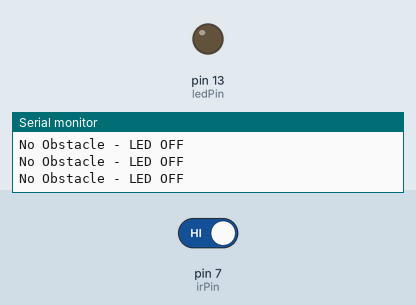
Recording of a sketch running on a simulated Arduino Uno, built with avr-gcc and run on an emulated ATmega328P. Shown: output pins drawn as LEDs (lit = HIGH), the last lines printed to the serial monitor. The inputs (shaded band) are chosen by the test bench; at power-on: pin 7 (irPin) HIGH.

Above: at 1.8 s.
1.9 s: pin 7 (irPin) driven LOW
At 2.8 s:
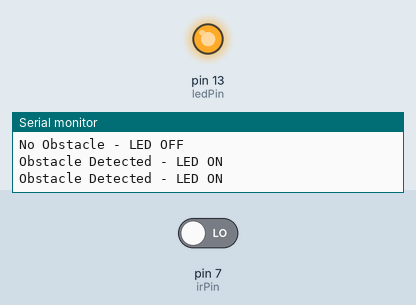
3.5 s: pin 7 (irPin) driven HIGH
At 4.0 s:
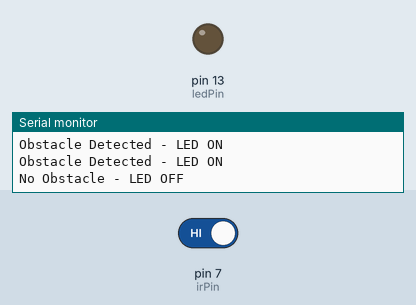
Timing chart, 0 to 6.5 s (numbered marks = the images above; inputs shaded):
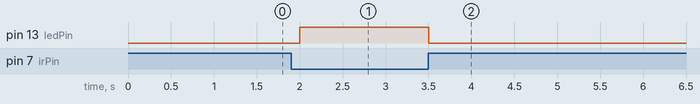

Measured:
- after the input at 1.9 s, pin 13 (ledPin): LOW → HIGH after 0.10 s
- after the input at 3.5 s, pin 13 (ledPin): HIGH → LOW at once

The sketch:

Practical_02.ino
```cpp
// Practical 2: IR Obstacle Detection with LED Notification
// Hardware: IR Sensor OUT -> D7, LED Anode -> D13 (via 220 ohm), LED Cathode -> GND

const int irPin = 7;     // IR sensor digital OUT pin
const int ledPin = 13;   // Notification LED pin

void setup() {
  pinMode(irPin, INPUT);
  pinMode(ledPin, OUTPUT);
  Serial.begin(9600);
  Serial.println("IR Obstacle Detection Started");
}

void loop() {
  int state = digitalRead(irPin);  // Active LOW module

  if (state == LOW) {
    digitalWrite(ledPin, HIGH);
    Serial.println("Obstacle Detected - LED ON");
  } else {
    digitalWrite(ledPin, LOW);
    Serial.println("No Obstacle - LED OFF");
  }
  delay(500);
}
```
